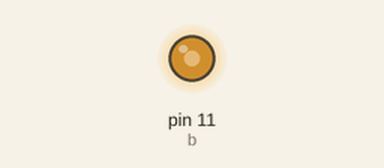
Bench run of a sketch on a simulated Arduino Uno, built with avr-gcc and run on an emulated ATmega328P. Parts: output pins drawn as LEDs (lit = HIGH).

Above: at 0.1 s.
Timing chart, 0 to 1.6 s (numbered marks = the images above):
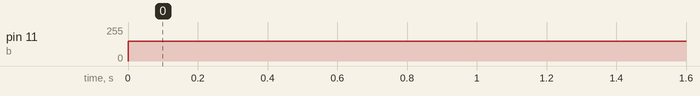

The sketch:

buzzer_test.ino
```cpp
int b = 11;

void setup() {
  pinMode(b, OUTPUT);

}

void loop() {
  analogWrite(b, 150);

}
```

Measured:
- by itself, pin 11 (b): 0/255 → 150/255 at 0.00 s
